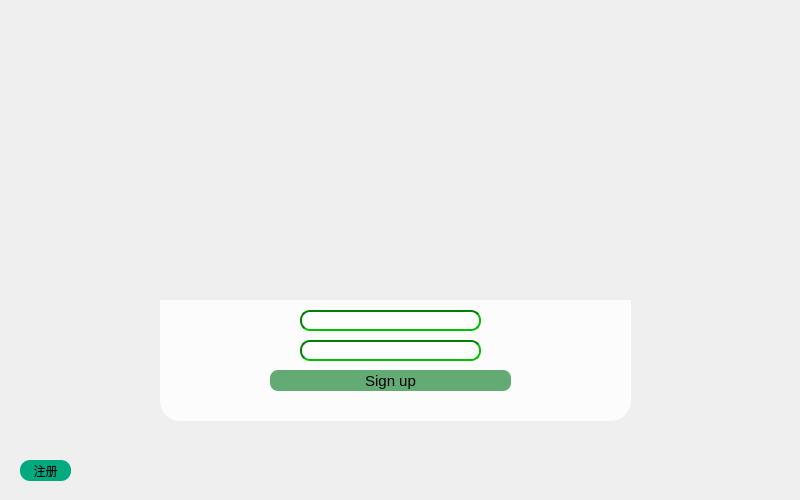
<?xml version="1.0" encoding="UTF-8"?>
<ui version="4.0">
 <class>Login</class>
 <widget class="QWidget" name="Login">
  <property name="geometry">
   <rect>
    <x>0</x>
    <y>0</y>
    <width>800</width>
    <height>500</height>
   </rect>
  </property>
  <property name="sizePolicy">
   <sizepolicy hsizetype="Preferred" vsizetype="Preferred">
    <horstretch>47</horstretch>
    <verstretch>0</verstretch>
   </sizepolicy>
  </property>
  <property name="minimumSize">
   <size>
    <width>800</width>
    <height>500</height>
   </size>
  </property>
  <property name="maximumSize">
   <size>
    <width>800</width>
    <height>500</height>
   </size>
  </property>
  <property name="windowTitle">
   <string>login</string>
  </property>
  <property name="styleSheet">
   <string notr="true">QWidget#Login{
	background-image: url(:/qrc/img.png);
}


</string>
  </property>
  <widget class="QLabel" name="label">
   <property name="geometry">
    <rect>
     <x>160</x>
     <y>40</y>
     <width>471</width>
     <height>261</height>
    </rect>
   </property>
   <property name="styleSheet">
    <string notr="true"/>
   </property>
   <property name="text">
    <string/>
   </property>
   <property name="pixmap">
    <pixmap resource="uiqrc.qrc">:/qrc/lib1.gif</pixmap>
   </property>
  </widget>
  <widget class="QToolButton" name="toolButton">
   <property name="geometry">
    <rect>
     <x>730</x>
     <y>10</y>
     <width>25</width>
     <height>25</height>
    </rect>
   </property>
   <property name="styleSheet">
    <string notr="true">QToolButton#toolButton
{   
   border:one;
   image: url(:/qrc/min.png);
}
QToolButton#toolButton:hover 
{   
    border:one;
	background-color: rgba(255, 255, 255,200);  
    border-radius: 5px;
}</string>
   </property>
   <property name="text">
    <string/>
   </property>
   <property name="iconSize">
    <size>
     <width>16</width>
     <height>16</height>
    </size>
   </property>
  </widget>
  <widget class="QToolButton" name="toolButton_2">
   <property name="geometry">
    <rect>
     <x>760</x>
     <y>10</y>
     <width>25</width>
     <height>25</height>
    </rect>
   </property>
   <property name="styleSheet">
    <string notr="true">QToolButton#toolButton_2{
    border:one;
	image: url(:/qrc/up.png);
}

QToolButton#toolButton_2:hover{	
    border:one;
    background-color: rgba(255, 255, 255,200);  
    border-radius: 5px;
}</string>
   </property>
   <property name="text">
    <string/>
   </property>
  </widget>
  <widget class="QToolButton" name="toolButton_4">
   <property name="geometry">
    <rect>
     <x>20</x>
     <y>460</y>
     <width>51</width>
     <height>21</height>
    </rect>
   </property>
   <property name="styleSheet">
    <string notr="true">QToolButton#toolButton_4{
     border:one;
     font-weiget:lighter;
     border-radius:10px;
     background-color:rgb(0, 170, 127)
}
QToolButton#toolButton_4:hover{
     border:one;
     background-color:rgba(0,170,127,200)
}</string>
   </property>
   <property name="text">
    <string>注册</string>
   </property>
  </widget>
  <widget class="QStackedWidget" name="stackedWidget">
   <property name="geometry">
    <rect>
     <x>160</x>
     <y>300</y>
     <width>471</width>
     <height>121</height>
    </rect>
   </property>
   <property name="styleSheet">
    <string notr="true">QStackedWidget{         
      background-color: rgba(255, 255, 255,200);
      border-bottom-left-radius:20px;
      border-bottom-right-radius:20px;   
}</string>
   </property>
   <property name="currentIndex">
    <number>1</number>
   </property>
   <widget class="QWidget" name="page">
    <property name="styleSheet">
     <string notr="true">#page{                             
      border-bottom-left-radius:20px;
      border-bottom-right-radius:20px;       
}</string>
    </property>
    <widget class="QToolButton" name="toolButton_8">
     <property name="geometry">
      <rect>
       <x>-50</x>
       <y>0</y>
       <width>24</width>
       <height>22</height>
      </rect>
     </property>
     <property name="styleSheet">
      <string notr="true">QToolButton#toolButton_5{
    border:one;
	image: url(:/qrc/Account.png);
}</string>
     </property>
     <property name="text">
      <string/>
     </property>
    </widget>
    <widget class="QToolButton" name="toolButton_9">
     <property name="geometry">
      <rect>
       <x>-50</x>
       <y>30</y>
       <width>24</width>
       <height>22</height>
      </rect>
     </property>
     <property name="styleSheet">
      <string notr="true">QToolButton#toolButton_6{	
    border:one;
	image: url(:/qrc/password .png);
}</string>
     </property>
     <property name="text">
      <string/>
     </property>
    </widget>
    <widget class="QToolButton" name="toolButton_3">
     <property name="geometry">
      <rect>
       <x>110</x>
       <y>70</y>
       <width>241</width>
       <height>21</height>
      </rect>
     </property>
     <property name="styleSheet">
      <string notr="true">QToolButton#toolButton_3{
    border:one;
    border-radius: 8px;			
	background-color: rgb(99, 170, 117);
     font-size :15px ; 
    font-weiget:lighter;       
}
QToolButton#toolButton_3:hover{
    border:one;
    border-radius: 8px;			
	background-color: rgba(99, 170, 117,200);
    font-size :15px ; 
    font-weiget:lighter;
}</string>
     </property>
     <property name="text">
      <string>Login</string>
     </property>
    </widget>
    <widget class="QToolButton" name="toolButton_5">
     <property name="geometry">
      <rect>
       <x>110</x>
       <y>10</y>
       <width>24</width>
       <height>22</height>
      </rect>
     </property>
     <property name="styleSheet">
      <string notr="true">QToolButton#toolButton_5{
    border:one;
	image: url(:/qrc/Account.png);
}</string>
     </property>
     <property name="text">
      <string/>
     </property>
    </widget>
    <widget class="QToolButton" name="toolButton_6">
     <property name="geometry">
      <rect>
       <x>110</x>
       <y>40</y>
       <width>24</width>
       <height>22</height>
      </rect>
     </property>
     <property name="styleSheet">
      <string notr="true">QToolButton#toolButton_6{	
    border:one;
	image: url(:/qrc/password .png);
}</string>
     </property>
     <property name="text">
      <string/>
     </property>
    </widget>
    <widget class="QComboBox" name="comboBox">
     <property name="geometry">
      <rect>
       <x>140</x>
       <y>10</y>
       <width>181</width>
       <height>21</height>
      </rect>
     </property>
     <property name="styleSheet">
      <string notr="true">QComboBox{
   border-radius: 10px;
   border : 2px inset green;
   padding-left: 20px;
}
QComboBox:hover,QComboBox:checked{
   border-radius: 10px;
   border : 2px inset red;
   padding-left: 20px;   
}
QComboBox::drop-down{   
	border-image: url(:/qrc/update.png);
}
QComboBox:drop-down:on{   	
	border-image: url(:/qrc/update1.png);
}
QComboBox QAbstractItemView{        
	   background-color: rgb(255, 255, 255);
       selection-background-color: rgb(85, 170, 0); 
	   outline: 0px;
}
QComboBox QAbstractItemView::item{
}
</string>
     </property>
    </widget>
    <widget class="QLineEdit" name="lineEdit_2">
     <property name="geometry">
      <rect>
       <x>140</x>
       <y>40</y>
       <width>181</width>
       <height>21</height>
      </rect>
     </property>
     <property name="styleSheet">
      <string notr="true">QLineEdit#lineEdit_2{
   border-radius: 10px;
   border : 2px inset green;
   padding-left: 20px;   
}
QLineEdit#lineEdit_2:hover,QLineEdit#lineEdit_2:checked{

   border : 2px inset red;
    
}</string>
     </property>
     <property name="echoMode">
      <enum>QLineEdit::Password</enum>
     </property>
    </widget>
   </widget>
   <widget class="QWidget" name="page_2">
    <property name="styleSheet">
     <string notr="true">#page_2{                               
      border-bottom-left-radius:20px;
      border-bottom-right-radius:20px;       
}</string>
    </property>
    <widget class="QLineEdit" name="lineEdit">
     <property name="geometry">
      <rect>
       <x>140</x>
       <y>10</y>
       <width>181</width>
       <height>21</height>
      </rect>
     </property>
     <property name="styleSheet">
      <string notr="true">QLineEdit#lineEdit{
   border-radius: 10px;
   border : 2px inset green;
   padding-left: 20px;   
}
QLineEdit#lineEdit:hover,QLineEdit#lineEdit_2:checked{
   border-radius: 10px;
   border : 2px inset red;
   padding-left: 20px;   
}</string>
     </property>
    </widget>
    <widget class="QLineEdit" name="lineEdit_3">
     <property name="geometry">
      <rect>
       <x>140</x>
       <y>40</y>
       <width>181</width>
       <height>21</height>
      </rect>
     </property>
     <property name="styleSheet">
      <string notr="true">QLineEdit#lineEdit_3{
   border-radius: 10px;
   border : 2px inset green;
   padding-left: 20px;   
}
QLineEdit#lineEdit_3:hover,QLineEdit#lineEdit_2:checked{
   border-radius: 10px;
   border : 2px inset red;
   padding-left: 20px;   
}</string>
     </property>
    </widget>
    <widget class="QToolButton" name="toolButton_7">
     <property name="geometry">
      <rect>
       <x>110</x>
       <y>10</y>
       <width>24</width>
       <height>22</height>
      </rect>
     </property>
     <property name="styleSheet">
      <string notr="true">QToolButton#toolButton_7{
    border:one;
	image: url(:/qrc/Account.png);
}</string>
     </property>
     <property name="text">
      <string/>
     </property>
    </widget>
    <widget class="QToolButton" name="toolButton_10">
     <property name="geometry">
      <rect>
       <x>110</x>
       <y>40</y>
       <width>24</width>
       <height>22</height>
      </rect>
     </property>
     <property name="styleSheet">
      <string notr="true">QToolButton#toolButton_10{	
    border:one;
	image: url(:/qrc/password .png);
}</string>
     </property>
     <property name="text">
      <string/>
     </property>
    </widget>
    <widget class="QToolButton" name="toolButton_11">
     <property name="geometry">
      <rect>
       <x>110</x>
       <y>70</y>
       <width>241</width>
       <height>21</height>
      </rect>
     </property>
     <property name="styleSheet">
      <string notr="true">QToolButton#toolButton_11{
    border:one;
    border-radius: 8px;			
	background-color: rgb(99, 170, 117);
     font-size :15px ; 
    font-weiget:lighter;       
}
QToolButton#toolButton_11:hover{
    border:one;
    border-radius: 8px;			
	background-color: rgba(99, 170, 117,200);
    font-size :15px ; 
    font-weiget:lighter;
}</string>
     </property>
     <property name="text">
      <string>Sign up</string>
     </property>
    </widget>
   </widget>
  </widget>
 </widget>
 <resources>
  <include location="uiqrc.qrc"/>
 </resources>
 <connections/>
</ui>
